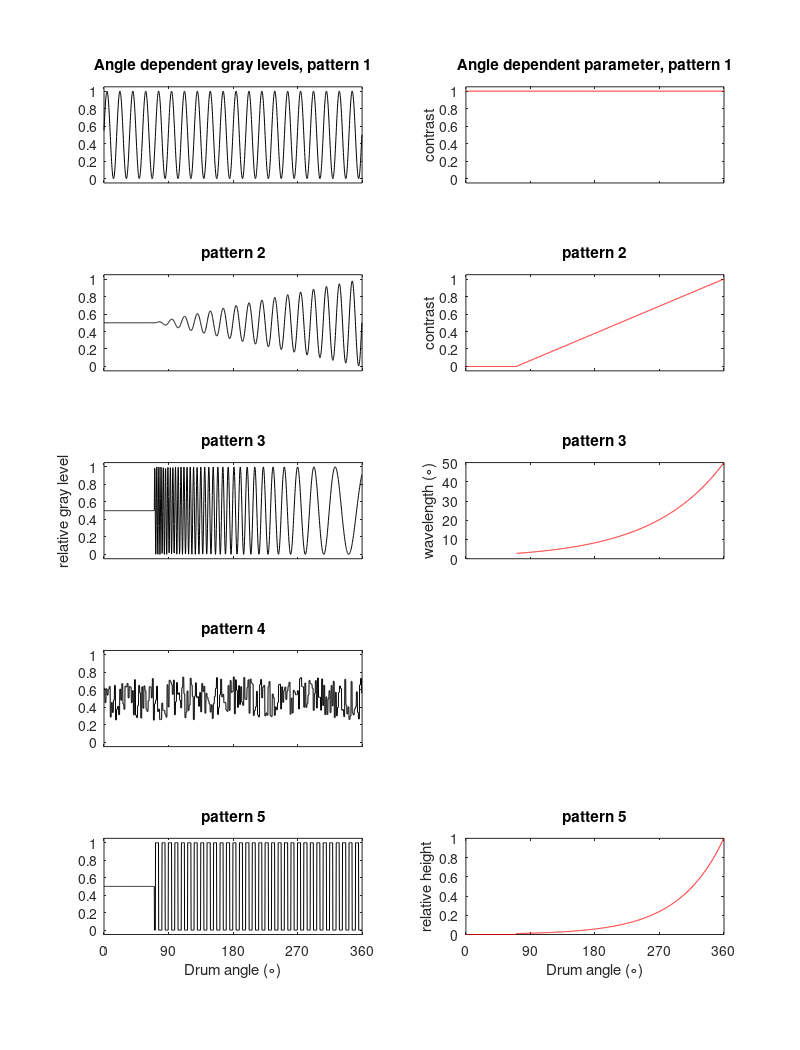

Recreate this plot in MATLAB.
% Generate postscript file with patterns for visual motion stimulus.
% For use in MOL549 Neurolab course.
%
% Rob de Ruyter, April 2002
%

%
% Open PostScript file for writing
%
fid=fopen('BarPatterns.ps','w');
% 
% Wite PostScript header info
%
fprintf(fid,'%s\r\n','%!PS-Adobe-3.0 EPSF-3.0')
fprintf(fid,'%s\r\n','%%Pages: 1')
fprintf(fid,'%s\r\n','%%Title: test')
fprintf(fid,'%s\r\n','%%BoundingBox: 0 0 612 792')
fprintf(fid,'%s\r\n','')
fprintf(fid,'%s\r\n','%%Page: PageLabel 1')
fprintf(fid,'%s\r\n','%%BeginPageSetup')
fprintf(fid,'%s\r\n','/fillbar{newpath moveto lineto lineto lineto closepath fill}def')
%
% Define parameters
%
PrinterRes=120; % in dots/inch
LW=72/PrinterRes; % LineWidth 1 point
SepLine=1;
fprintf(fid,'%6.3f %s\r\n',LW,' setlinewidth')
%
LenStrip=3.25*pi; % inner circumference of polycarbonate tube in inch
WidthPaper=8.5;
MarginPaper=0.25;
Len=ceil(LenStrip*72); % length in points
LenBlank=2*72; % Blank region in points
Width=WidthPaper*72;
Margin=MarginPaper*72;
%
NBars=ceil(Len/LW); % each bar is 1 LineWidth
NBlanks=ceil(LenBlank/LW);
mmPerLine=(25.4/72)*LW;
DegPerRad=180/pi; 
FlyScreenDist=DegPerRad; % set fly aprox 57 mm from screen: then 1deg=1mm
LinesPerDeg=1/(DegPerRad*(atan(mmPerLine/FlyScreenDist)));
ZeroLev=0.5;
%
NStrips=5;
StripVariables=zeros(NStrips,NBars);
StripGrayLevels=zeros(NStrips,NBars);
BarWidth=Len/NBars;
BarHeight=(Width-2*Margin)/NStrips;
XOrg=Margin	% X-origin
YOrg=Margin	% Y-origin
%
% Strip 1: sinewave pattern, 20 periods
%
GrayLev=ZeroLev;
fprintf(fid,'%6.3f %s\r\n',GrayLev,' setgray');
Y0=BarWidth;Y1=Y0+NBars*BarWidth;
X0=XOrg+0*BarHeight;X1=X0+BarHeight;
fprintf(fid,'%6.3f %6.3f %6.3f %6.3f %6.3f %6.3f %6.3f %6.3f %s\r\n',...
   [X0, Y0, X1, Y0, X1, Y1, X0, Y1],'fillbar');
NPeriods=20;
Lambda=NBars/NPeriods; % Lambda is now expressed in LW units
Contrast=1;
X0=XOrg;X1=XOrg+BarHeight;
for j=1:NBars
   GrayLev=ZeroLev+0.5*Contrast*sin(2*pi*j/Lambda);
   fprintf(fid,'%6.3f %s\r\n',GrayLev,' setgray');
   StripGrayLevels(1,j)=GrayLev;
   StripVariables(1,j)=Contrast;
   Y0=j*BarWidth;Y1=Y0+BarWidth;
   fprintf(fid,'%6.3f %6.3f %6.3f %6.3f %6.3f %6.3f %6.3f %6.3f %s\r\n',...
      [X0, Y0, X1, Y0, X1, Y1, X0, Y1],'fillbar');
end
%
% Strip 2: sinewave pattern, increasing contrast, 12 deg
%
GrayLev=ZeroLev;
fprintf(fid,'%6.3f %s\r\n',GrayLev,' setgray');
Y0=BarWidth;Y1=Y0+NBars*BarWidth;
X0=XOrg+1*BarHeight;X1=X0+BarHeight;
fprintf(fid,'%6.3f %6.3f %6.3f %6.3f %6.3f %6.3f %6.3f %6.3f %s\r\n',...
   [X0, Y0, X1, Y0, X1, Y1, X0, Y1],'fillbar');
Lambda=NBars/NPeriods; % Lambda is now expressed in LW units
ZeroLev=0.5;
X0=XOrg+BarHeight;X1=X0+BarHeight;
for j=1:NBlanks
   GrayLev=ZeroLev;
   fprintf(fid,'%6.3f %s\r\n',GrayLev,' setgray');
   StripGrayLevels(2,j)=GrayLev;
   StripVariables(2,j)=0;
   Y0=j*BarWidth;Y1=Y0+BarWidth;
   fprintf(fid,'%6.3f %6.3f %6.3f %6.3f %6.3f %6.3f %6.3f %6.3f %s\r\n',...
      [X0, Y0, X1, Y0, X1, Y1, X0, Y1],'fillbar');
end
for j=NBlanks+1:NBars
   Contrast=(j-NBlanks)/(NBars-NBlanks);
   GrayLev=ZeroLev+0.5*Contrast*sin(2*pi*j/Lambda); % sinewave
   fprintf(fid,'%6.3f %s\r\n',GrayLev,' setgray');
   StripGrayLevels(2,j)=GrayLev;
   StripVariables(2,j)=Contrast;
   Y0=j*BarWidth;Y1=Y0+BarWidth;
   fprintf(fid,'%6.3f %6.3f %6.3f %6.3f %6.3f %6.3f %6.3f %6.3f %s\r\n',...
      [X0, Y0, X1, Y0, X1, Y1, X0, Y1],'fillbar');
end
GrayLev=1;
fprintf(fid,'%6.3f %s\r\n',GrayLev,' setgray');
Y0=BarWidth;Y1=Y0+NBars*BarWidth;
X0=XOrg+1*BarHeight;X1=X0+SepLine;
fprintf(fid,'%6.3f %6.3f %6.3f %6.3f %6.3f %6.3f %6.3f %6.3f %s\r\n',...
   [X0, Y0, X1, Y0, X1, Y1, X0, Y1],'fillbar');
%
% Strip 3: max contrast, varying Lambda
%
GrayLev=ZeroLev;
fprintf(fid,'%6.3f %s\r\n',GrayLev,' setgray');
Y0=BarWidth;Y1=Y0+NBars*BarWidth;
X0=XOrg+2*BarHeight;X1=X0+BarHeight;
fprintf(fid,'%6.3f %6.3f %6.3f %6.3f %6.3f %6.3f %6.3f %6.3f %s\r\n',...
   [X0, Y0, X1, Y0, X1, Y1, X0, Y1],'fillbar');
LambdaVar=logspace(log10(2),log10(36),NBars-NBlanks)*LinesPerDeg;
Phase=cumsum(2*pi./LambdaVar);
Contrast=1;
ZeroLev=0.5;
X0=XOrg+2*BarHeight;X1=X0+BarHeight;
for j=1:NBlanks
   GrayLev=ZeroLev;
   fprintf(fid,'%6.3f %s\r\n',GrayLev,' setgray');
   StripGrayLevels(3,j)=GrayLev;
   Y0=j*BarWidth;Y1=Y0+BarWidth;
   fprintf(fid,'%6.3f %6.3f %6.3f %6.3f %6.3f %6.3f %6.3f %6.3f %s\r\n',...
      [X0, Y0, X1, Y0, X1, Y1, X0, Y1],'fillbar');
end
for j=NBlanks+1:NBars
%   GrayLev=ZeroLev+0.5*Contrast*sign(sin(2*pi*j/LambdaVar(j))); % binary
   GrayLev=ZeroLev+0.5*Contrast*(sin(Phase(j-NBlanks))); % gray level
   fprintf(fid,'%6.3f %s\r\n',GrayLev,' setgray');
   StripGrayLevels(3,j)=GrayLev;
   StripVariables(3,j)=Phase(j-NBlanks);
   Y0=j*BarWidth;Y1=Y0+BarWidth;
   fprintf(fid,'%6.3f %6.3f %6.3f %6.3f %6.3f %6.3f %6.3f %6.3f %s\r\n',...
      [X0, Y0, X1, Y0, X1, Y1, X0, Y1],'fillbar');
end
GrayLev=1;
fprintf(fid,'%6.3f %s\r\n',GrayLev,' setgray');
Y0=BarWidth;Y1=Y0+NBars*BarWidth;
X0=XOrg+2*BarHeight;X1=X0+SepLine;
fprintf(fid,'%6.3f %6.3f %6.3f %6.3f %6.3f %6.3f %6.3f %6.3f %s\r\n',...
   [X0, Y0, X1, Y0, X1, Y1, X0, Y1],'fillbar');
%
% Strip 4: random pattern
%
GrayLev=ZeroLev;
fprintf(fid,'%6.3f %s\r\n',GrayLev,' setgray');
Y0=BarWidth;Y1=Y0+NBars*BarWidth;
X0=XOrg+3*BarHeight;X1=X0+BarHeight;
fprintf(fid,'%6.3f %6.3f %6.3f %6.3f %6.3f %6.3f %6.3f %6.3f %s\r\n',...
   [X0, Y0, X1, Y0, X1, Y1, X0, Y1],'fillbar');
RandBarUnit0=1; % 1 deg minimum barwidth
RandBarUnit=ceil(RandBarUnit0*LinesPerDeg);
Contrast=1;
ZeroLev=0.5;
X0=XOrg+3*BarHeight;X1=X0+BarHeight;
for j=1:RandBarUnit:NBars
%   GrayLev=ZeroLev+0.5*Contrast*sign(rand(1)-0.5); % binary pattern
   GrayLev=ZeroLev+0.5*Contrast*(rand(1)-0.5); % gray levels
   fprintf(fid,'%6.3f %s\r\n',GrayLev,' setgray');
   Y0=j*BarWidth;Y1=min(Y0+BarWidth*RandBarUnit,BarWidth*NBars);
   j0=j;j1=round(Y1/BarWidth);
   StripGrayLevels(4,j0:j1)=GrayLev;
   fprintf(fid,'%6.3f %6.3f %6.3f %6.3f %6.3f %6.3f %6.3f %6.3f %s\r\n',...
      [X0, Y0, X1, Y0, X1, Y1, X0, Y1],'fillbar');
end
GrayLev=1;
fprintf(fid,'%6.3f %s\r\n',GrayLev,' setgray');
Y0=BarWidth;Y1=Y0+NBars*BarWidth;
X0=XOrg+3*BarHeight;X1=X0+SepLine;
fprintf(fid,'%6.3f %6.3f %6.3f %6.3f %6.3f %6.3f %6.3f %6.3f %s\r\n',...
   [X0, Y0, X1, Y0, X1, Y1, X0, Y1],'fillbar');
%
% Strip 5: sine pattern, max contrast, increase in vertical size
%
Lambda=NBars/(2*NPeriods); % Lambda is now expressed in LW units
Contrast=1;
ZeroLev=0.5;
XMid=XOrg+4.5*BarHeight;X1=X0+BarHeight;
%VarBarHeight=linspace(0,BarHeight,NBars);
VarBarHeight=logspace(log10(BarHeight/100),log10(BarHeight),NBars-NBlanks);
GrayLev=ZeroLev;
fprintf(fid,'%6.3f %s\r\n',GrayLev,' setgray');
Y0=BarWidth;Y1=Y0+NBars*BarWidth;
X0=XOrg+4*BarHeight;X1=X0+BarHeight;
fprintf(fid,'%6.3f %6.3f %6.3f %6.3f %6.3f %6.3f %6.3f %6.3f %s\r\n',...
   [X0, Y0, X1, Y0, X1, Y1, X0, Y1],'fillbar');
for j=1:NBlanks
   GrayLev=ZeroLev;
   fprintf(fid,'%6.3f %s\r\n',GrayLev,' setgray');
   StripVariables(5,j)=0;
   StripGrayLevels(5,j)=GrayLev;
   Y0=j*BarWidth;Y1=Y0+BarWidth;
   j0=j;j1=round(Y1/BarWidth);
   StripGrayLevels(5,j0:j1)=GrayLev;
   fprintf(fid,'%6.3f %6.3f %6.3f %6.3f %6.3f %6.3f %6.3f %6.3f %s\r\n',...
      [X0, Y0, X1, Y0, X1, Y1, X0, Y1],'fillbar');
end
for j=NBlanks+1:NBars
   %   GrayLev=ZeroLev+0.5*Contrast*sign(sin(2*pi*j/Lambda)); %binary
   GrayLev=ZeroLev+0.5*Contrast*(sign(sin(2*pi*j/Lambda))); % sqwave
   fprintf(fid,'%6.3f %s\r\n',GrayLev,' setgray');
   Y0=j*BarWidth;Y1=Y0+BarWidth;
   X0=XMid-VarBarHeight(j-NBlanks)/2;
   X1=XMid+VarBarHeight(j-NBlanks)/2;
   StripVariables(5,j)=VarBarHeight(j-NBlanks)/BarHeight;
   j0=j;j1=min(NBars,round(Y1/BarWidth));
   StripGrayLevels(5,j0:j1)=GrayLev;
   fprintf(fid,'%6.3f %6.3f %6.3f %6.3f %6.3f %6.3f %6.3f %6.3f %s\r\n',...
      [X0, Y0, X1, Y0, X1, Y1, X0, Y1],'fillbar');
end
GrayLev=1;
fprintf(fid,'%6.3f %s\r\n',GrayLev,' setgray');
Y0=BarWidth;Y1=Y0+NBars*BarWidth;
X0=XOrg+4*BarHeight;X1=X0+SepLine;
fprintf(fid,'%6.3f %6.3f %6.3f %6.3f %6.3f %6.3f %6.3f %6.3f %s\r\n',...
   [X0, Y0, X1, Y0, X1, Y1, X0, Y1],'fillbar');
%
% Write trailer information
%
fprintf(fid,'%s\r\n','%%EndPageSetup')
fprintf(fid,'%s\r\n','showpage')
fclose(fid)
%
% Write parameter files
%
DrumAngle=linspace(0,360*(NBars-1)/NBars,NBars);
%
txtfile=fopen('BarPatternParameters.txt','w'); 
fprintf(txtfile,'%s\r\n','Angle  Strip1  Strip2  Strip3  Strip4  Strip5');
fprintf(txtfile,'%s\r\n','(DEG)  Contr.  Contr.  Phase   Dummy   Height');
fprintf(txtfile,'%s\r\n',' ')
fprintf(txtfile,'%4.2f\t%4.3f\t%4.3f\t%4.3f\t%4.3f\t%4.3f\r\n',[DrumAngle;StripVariables])
fclose(txtfile)
%
txtfile=fopen('BarPatternGrayLevels.txt','w'); 
fprintf(txtfile,'%s\r\n','Angle  Strip1  Strip2  Strip3  Strip4  Strip5');
fprintf(txtfile,'%s\r\n','(DEG)  RelInt  RelInt  RelInt  RelInt  RelInt');
fprintf(txtfile,'%s\r\n',' ')
fprintf(txtfile,'%4.2f\t%4.3f\t%4.3f\t%4.3f\t%4.3f\t%4.3f\r\n',[DrumAngle;StripGrayLevels])
fclose(txtfile)
%
% Plot strips
%
figure(1);clf
orient tall
%
subplot(5,2,1)
plot(DrumAngle,StripGrayLevels(1,:),'k')
axis([0,360,-0.05,1.05])
set(gca,'XTick',[0,90,180,270,360],'XTickLabel',[])
title('Angle dependent gray levels, pattern 1')
%
subplot(5,2,2)
plot(DrumAngle,StripVariables(1,:),'r')
axis([0,360,-0.05,1.05])
set(gca,'XTick',[0,90,180,270,360],'XTickLabel',[])
ylabel('contrast')
title('Angle dependent parameter, pattern 1')
%
subplot(5,2,3)
plot(DrumAngle,StripGrayLevels(2,:),'k')
axis([0,360,-0.05,1.05])
set(gca,'XTick',[0,90,180,270,360],'XTickLabel',[])
title('pattern 2')
%
subplot(5,2,4)
plot(DrumAngle,StripVariables(2,:),'r')
axis([0,360,-0.05,1.05])
set(gca,'XTick',[0,90,180,270,360],'XTickLabel',[])
ylabel('contrast')
title('pattern 2')
%
subplot(5,2,5)
plot(DrumAngle,StripGrayLevels(3,:),'k')
axis([0,360,-0.05,1.05])
set(gca,'XTick',[0,90,180,270,360],'XTickLabel',[])
ylabel('relative gray level')
title('pattern 3')
%
subplot(5,2,6)
DrumStep=DrumAngle(2)-DrumAngle(1);
SpWaveLength=2*pi./(diff([0,StripVariables(3,:)])/DrumStep);
   plot(DrumAngle,SpWaveLength,'r')
axis([0,360,0,50])
set(gca,'XTick',[0,90,180,270,360],'XTickLabel',[])
ylabel('wavelength (\circ)')
title('pattern 3')
%
subplot(5,2,7)
plot(DrumAngle,StripGrayLevels(4,:),'k')
axis([0,360,-0.05,1.05])
set(gca,'XTick',[0,90,180,270,360],'XTickLabel',[])
title('pattern 4')
%
subplot(5,2,9)
plot(DrumAngle,StripGrayLevels(5,:),'k')
axis([0,360,-0.05,1.05])
set(gca,'XTick',[0,90,180,270,360])
xlabel('Drum angle (\circ)')
title('pattern 5')
%
subplot(5,2,10)
plot(DrumAngle,StripVariables(5,:),'r')
axis([0,360,0,1])
set(gca,'XTick',[0,90,180,270,360])
xlabel('Drum angle (\circ)')
ylabel('relative height')
title('pattern 5')
%
% Write plot to TIFF file
%
print -dtiff 'BarPatternPlots'
%
%
